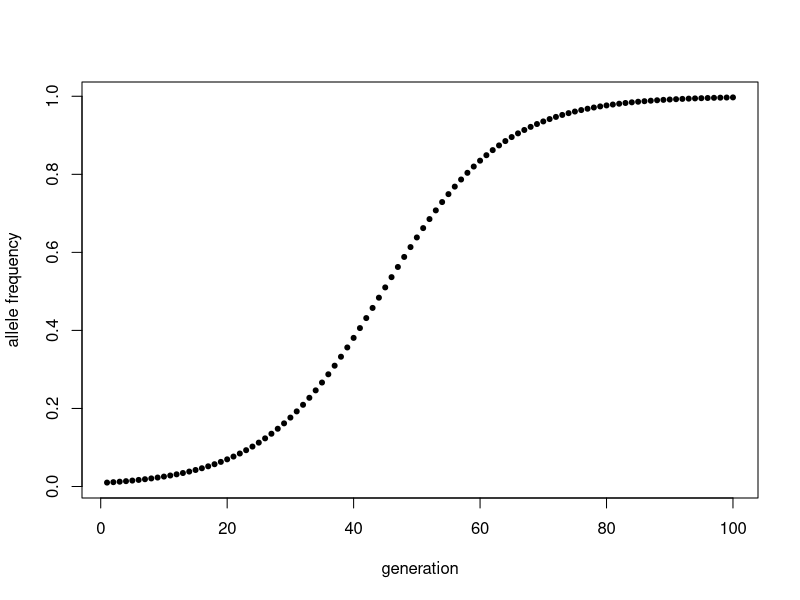
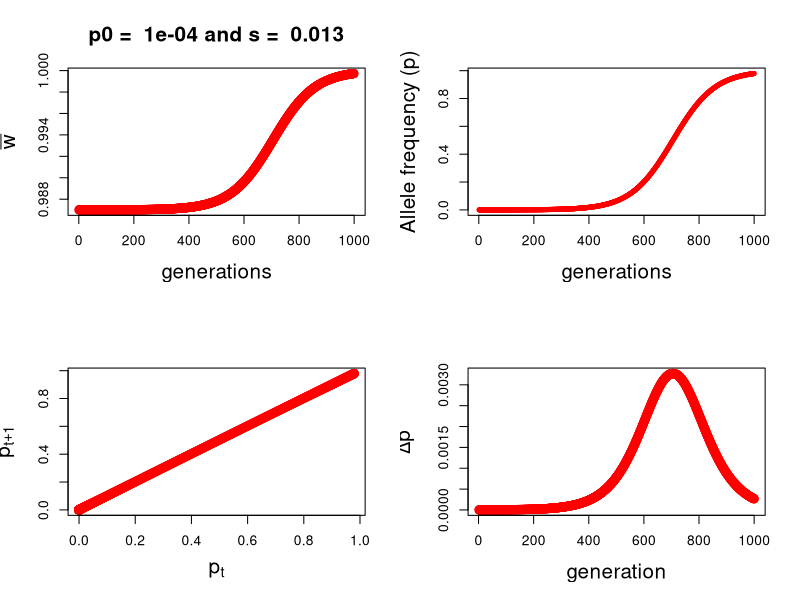

Write R code to recreate these figures, in order.
## ---- chunk 1
knitr::opts_chunk$set(echo = TRUE)
## ---- chunk 2
p_t1 <- function(w_A, w_a, p_t0) {
        w_bar <- (p_t0*w_A) + ((1-p_t0)*w_a) # mean pop fitness
		p_t1 <- (w_A*p_t0)/w_bar
        return(p_t1)}

p_t1(w_A = 1.1, w_a = 1.0, p_t0 = 0.5)
## ---- chunk 3
replicate(n = 100, p_t1(1.1, 1.0, 0.5))
## ---- chunk 4
haploid_selection <- function(p0 = 0.01, w1 = 1, w2 = 0.9, n = 100) {
    
    # Initialize vectors to store allele frequencies and mean pop fitness
    p <- rep(NA,n)  # a vector to store allele frequencies
    
    w_bar <- rep(NA, n)
     
    # starting conditions
   	p[1] <- p0 # starting allele frequencies

	w_bar[1] <- (p[1]*w1) + ((1-p[1])*w2)
	
	# now we need to loop from generation to generation
	for ( i in 2:n) {
		w_bar[i - 1] <- (p[i - 1]*w1) + ((1-p[i - 1])*w2) # mean population fitness
		p[i] <- (w1*p[i - 1])/w_bar[i - 1]
	}
    
    return(p)
}

## ---- chunk 5
p <- haploid_selection()
generations <- 1:length(p)
plot(p ~ generations, pch = 20, 
     ylab = "allele frequency", 
     xlab = "generation")
## ---- chunk 6
haploid.selection <- function(p0 = 0.01, w1 = 1, w2 = 0.9, n = 100) {
    
# Initialize vectors to store p, delta p and mean pop fitness
    
p <- rep(NA,n) 
    
delta_p <- rep(NA, n) 
	
w_bar <- rep(NA, n)
     
# starting conditions
p[1] <- p0 # starting allele frequencies

delta_p[1] <- 0 #change in allele frequency
	
w_bar[1] <- (p[1]*w1) + ((1-p[1])*w2)
	
# now we need to loop from generation to generation
for ( i in 2:n) {
    w_bar[i - 1] <- (p[i - 1]*w1) + ((1-p[i - 1])*w2)
		p[i] <- (w1*p[i - 1])/w_bar[i - 1]
		delta_p[i] <- p[i] - p[i-1] 
	}
    
    if (any(p > 0.9999)) {
    fixation <- min(which.max(p > 0.9999))
    cat("fixation for A1 occurs approximately at generation:", fixation )	
    } else {
        maxAlleleFreq <- max(p)
    	cat("fixation of A1 does not occur, max. allele frequency is:", print(maxAlleleFreq, digits = 2) )
    }
    
# Let's make some plots
par(mfrow=c(2,2))
    
# 1. mean population fitness over time
plot(x = 1:n, y = w_bar, 
     xlab = "generations", 
     ylab = expression(bar(w)), 
     pch=20, col="red", cex = 2, cex.lab = 1.5, cex.main = 1.5,
     main = paste("p0 = ", p0, "and s = ", (1 - (w2/w1))))
    
    # 2. change in allele frequency over time
plot(x = 1:n, y = p, 
     xlab="generations", 
	 ylab="Allele frequency (p)", 
	 pch = 20, col = "red", cex.lab = 1.5)
		
	# 3. plot of p[t+1] vs p[t]
p.1 <- p[-n]
p.2 <- p[-1]

plot(p.2 ~ p.1, 
     xlab = expression(p[t]),
	 ylab = expression(p[t+1]), 
	 pch = 20, col = "red", cex = 2, cex.lab = 1.5)
		
# 4. plot of allele frequency change
plot(x = 2:n, y = delta_p[-1],
	    xlab = "generation",
	    ylab= expression(paste(Delta,"p")), 
	    pch = 20, col = "red", cex = 2, cex.lab = 1.5)
}
## ---- chunk 7
haploid.selection(p0 = 0.0001, w1 = 1, w2 = 0.987, n = 1000)
